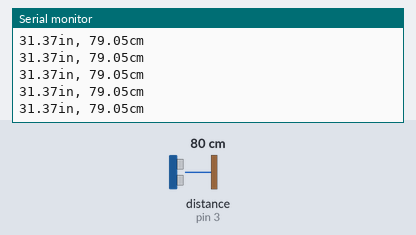
Bench run of a sketch on a simulated Arduino Uno, built with avr-gcc and run on an emulated ATmega328P. Shown: the last lines printed to the serial monitor. Wiring (inferred from the names in the program): ultrasonic range finder: trigger pin 2; echo pin 3. The inputs (shaded band) are chosen by the test bench; at power-on: distance to the obstacle (sensor on pin 3) 80 cm. The echo pulse lasts 58.3 µs per cm.

Above: at 1.2 s.
1.3 s: distance to the obstacle (sensor on pin 3) set to 250 cm
At 1.51 s:
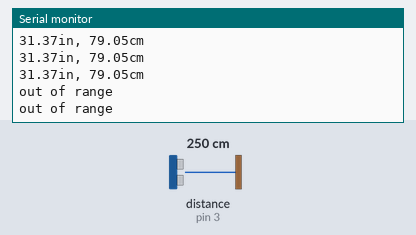
3.3 s: distance to the obstacle (sensor on pin 3) set to 9 cm
At 3.34 s:
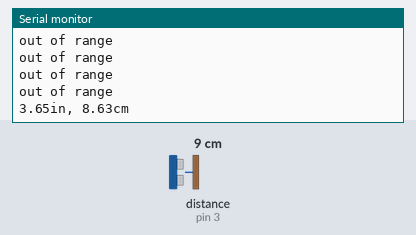
6.3 s: distance to the obstacle (sensor on pin 3) set to 35 cm
At 6.3 s:
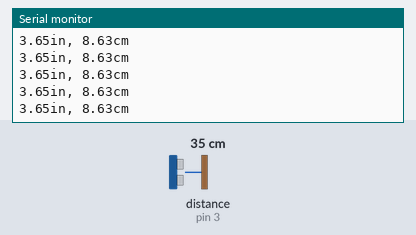
9.3 s: distance to the obstacle (sensor on pin 3) set to 250 cm
At 9.41 s:
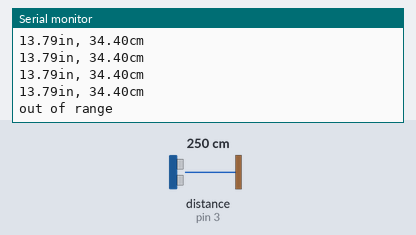
Timing chart, 0 to 12.3 s (numbered marks = the images above; inputs shaded):
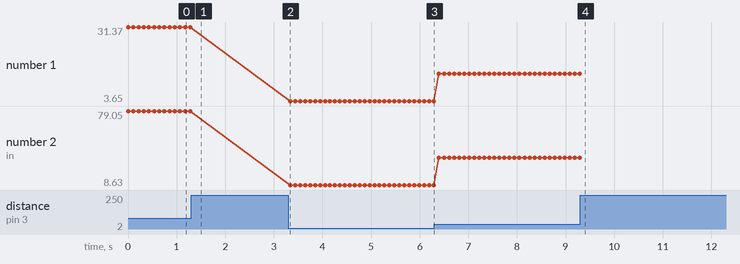

The sketch:

pingtest.ino
```cpp
#define trigPin 2
#define echoPin 3

void setup() {
  Serial.begin (9600);
  pinMode(trigPin, OUTPUT);
  pinMode(echoPin, INPUT);
}

void loop() {
  double duration;
  double inches;
  double cm;

  // The PING))) is triggered by a HIGH pulse of 2 or more microseconds.
  // Give a short LOW pulse beforehand to ensure a clean HIGH pulse:
  digitalWrite(trigPin, LOW);
  delayMicroseconds(2);
  digitalWrite(trigPin, HIGH);
  delayMicroseconds(10);
  digitalWrite(trigPin, LOW);

  // The same pin is used to read the signal from the PING))): a HIGH
  // pulse whose duration is the time (in microseconds) from the sending
  // of the ping to the reception of its echo off of an object.
  duration = pulseIn(echoPin, HIGH);

  // convert the time into a distance
  inches = microsecondsToInches(duration) + 0.25;
  cm = microsecondsToCentimeters(duration);
  if (cm >= 200 || cm <= 0) {
    Serial.println("out of range");
  } else {
    Serial.print(inches);
    Serial.print("in, ");
    Serial.print(cm);
    Serial.print("cm");
    Serial.println();
  }

  delay(100);
}

double microsecondsToInches(double ms) {
  return ms / 74.642 / 2;
}

double microsecondsToCentimeters(double ms) {
  return ms / 29.387 /2;
}
```

Measured:
- after the input at 1.3 s, the serial monitor: prints a new line after 0.09 s (image 1)
- after the input at 3.3 s, the serial monitor: prints a new line at once (image 2)
- after the input at 9.3 s, the serial monitor: prints a new line after 0.11 s (image 4)
- plotted number 1: 31.37 → 3.65 after the input at 3.3 s, 3.65 → 13.79 after the input at 6.3 s
- plotted number 2: 79.05 → 8.63 after the input at 3.3 s, 8.63 → 34.4 after the input at 6.3 s
